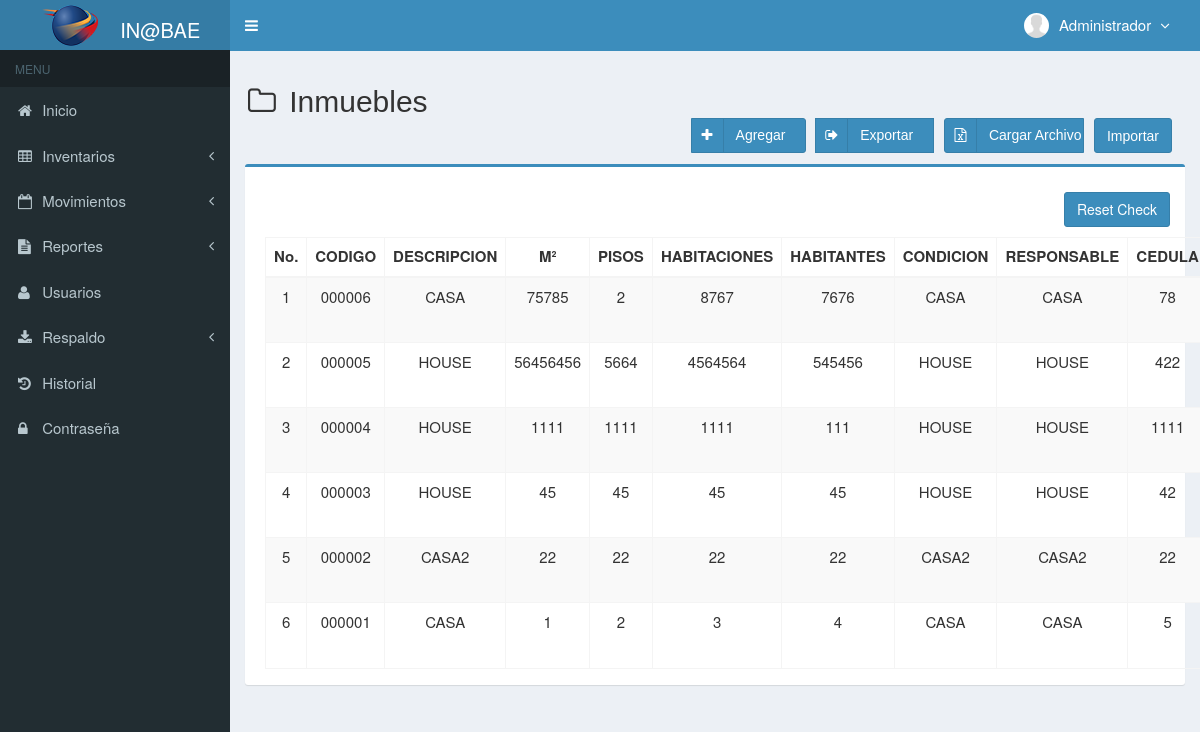
The app's page /main.php?module=inmuebles (signed in) with its own data.
### tables this page shows
CREATE TABLE `usuarios` (
  `id_user` int(3) NOT NULL,
  `username` varchar(50) NOT NULL,
  `name_user` varchar(50) NOT NULL,
  `cedula_user` int(20) NOT NULL,
  `password` varchar(50) NOT NULL,
  `email` varchar(50) DEFAULT NULL,
  `telefono` varchar(13) DEFAULT NULL,
  `foto` varchar(100) DEFAULT NULL,
  `permisos_acceso` varchar(30) NOT NULL,
  `status` enum('activo','bloqueado') NOT NULL DEFAULT 'activo',
  `created_at` timestamp NOT NULL DEFAULT current_timestamp(),
  `updated_at` timestamp NOT NULL DEFAULT current_timestamp() ON UPDATE current_timestamp(),
  `sede` varchar(30) DEFAULT NULL
);

CREATE TABLE `inmuebles` (
  `codigo` varchar(50) NOT NULL,
  `descripcion` varchar(300) DEFAULT NULL,
  `metrosCuadrados` varchar(100) DEFAULT NULL,
  `tipo` varchar(300) DEFAULT NULL,
  `nmroCuartos` int(10) DEFAULT NULL,
  `condicion` varchar(300) DEFAULT NULL,
  `estado` enum('chequeado','nochequeado') DEFAULT 'nochequeado',
  `categoria` varchar(300) DEFAULT NULL,
  `pisos` varchar(10) DEFAULT NULL,
  `responsable` varchar(300) DEFAULT NULL,
  `cedula` varchar(10) DEFAULT NULL,
  `direccion` varchar(300) DEFAULT NULL,
  `habitantes` int(10) DEFAULT NULL,
  `sede` varchar(100) DEFAULT NULL,
  `created_user` varchar(50) DEFAULT NULL,
  `updated_user` varchar(50) DEFAULT NULL,
  `created_date` timestamp NULL DEFAULT NULL,
  `update_date` timestamp NULL DEFAULT NULL
);

### modules/inmuebles/view.php (the view, shortened to what this page needs)
<section class="content-header">
  <h2>
  <i class="fa fa-folder-o icon-title"></i> Inmuebles
    <form action="database/excel_to_mysql_inmuebles.php" method="POST" enctype="multipart/form-data">
        <button class="btn btn-primary pull-right botones" title="Importar" name="archivoInput" data-toggle="tooltip">Importar</button>
        <div class="btn-group pull-right" role="group" aria-label="Basic example">
          <a class="btn btn-primary btn-social pull-right botones anchoInput"  title="Cargar archivo" data-toggle="tooltip">
            <i class="fa fa-file-excel-o"></i>
            <div class="textoInput">
              Cargar Archivo
            </div>
          </a>
          <a class="btn btn-primary btn-social  pull-right botones" href="database\php_excel_inmuebles.php" title="Exportar" data-toggle="tooltip">
            <i class="fa fa-sign-out"></i></i>Exportar&nbsp;&nbsp;
          </a>
          <a class="btn btn-primary btn-social  pull-right botones" href="?module=form_inmuebles&form=add"  title="Agregar" data-toggle="tooltip">
            <i class="fa fa-plus"></i> Agregar&nbsp;&nbsp;
          </a>
        </div>
    </form>
  </h2>
</section>
<br/>
<section class="content">
  <div class="row">
    <div class="col-md-12">
      <div class="box box-primary">
        <div class="box-body">
          <table id="dataTables1" class="table table-bordered table-striped table-hover">
            <thead>
              <tr>
                <th class="center">No.</th>
                <th class="center">CODIGO</th>
                <th class="center">DESCRIPCION</th>
                <th class="center">M²</th>
                <th class="center">PISOS</th>
                <th class="center">HABITACIONES</th>
                <th class="center">HABITANTES</th>
                <th class="center">CONDICION</th>
                <th class="center">RESPONSABLE</th>
                <th class="center">CEDULA</th>
              </tr>
            </thead>
            <tbody>
            <?php
            $no = 1;
            $query = mysqli_query($mysqli, "SELECT * FROM inmuebles WHERE categoria = 'inmuebles'  ORDER BY codigo DESC")
                                            or die('error: '.mysqli_error($mysqli));
            while ($data = mysqli_fetch_assoc($query)) {
              echo "<tr>
                      <td width='50'  class='center'>$no</td>
                      <td width='50'  class='center'>$data[codigo]</td>
                      <td width='200' class='center'>$data[descripcion]</td>
                      <td width='150' class='center'>$data[metrosCuadrados]</td>
                      <td width='150' class='center'>$data[pisos]</td>
                      <td width='100' class='center'>$data[nmroCuartos]</td>
                      <td width='150' class='center'>$data[habitantes]</td>
                      <td width='150' class='center'>$data[condicion]</td>
                      <td width='200' class='center'>$data[responsable]</td>
                      <td width='100' class='center'>$data[cedula]</td>
                      <td width='400' class='center'>$data[direccion]</td>
                      <td width='150' class='center'>$data[sede]</td>
                      <td width='120' class='center'>
                    <div>
                    <a data-toggle='tooltip' data-placement='top' title='Modificar' style='margin-right:0.3px' class='btn btn-primary btn-xs' href='?module=form_inmuebles&form=edit&id=$data[codigo]'>
                        <i style='x:#fff' class='glyphicon glyphicon-edit'></i>
                    </a>";
            ?>
            <?php
              echo "    </div>
                      </td>
                    </tr>";
              $no++;
            }
            ?>
          <div class="row" style="height:35px;">
            <a class="btn btn-primary pull-right botones" id="btnInmueble"  style="height:35px;">
              <i></i> Reset Check
            </a>
          </div>
            </tbody>
          </table>
        </div>
      </div>
    </div>
  </div>
</section><!-- /.content

### top-menu.php (shortened to what this page needs)
<?php
require_once "config/database.php";
$query = mysqli_query($mysqli, "SELECT id_user, name_user, foto, permisos_acceso FROM usuarios WHERE id_user='$_SESSION[id_user]'")
                                or die('error: '.mysqli_error($mysqli));
$data = mysqli_fetch_assoc($query);
?>
<li class="dropdown user user-menu">
  <a href="#" class="dropdown-toggle" data-toggle="dropdown">
  <?php
  if ($data['foto']=="") { ?>
    <img src="images/user/user-default.png" class="user-image" alt="User Image"/>
  <?php
  }
  else { ?>
    <img src="images/user/<?php echo $data['foto']; ?>" class="user-image" alt="User Image"/>
  <?php
  }
  ?>
    <span class="hidden-xs"><?php echo $data['name_user']; ?> <i style="margin-left:5px" class="fa fa-angle-down"></i></span>
  </a>
</li>

### assets/css/style.css (style rules this page uses)
.btn-social *:first-child { border-right: 1px solid rgba(0, 0, 0, 0.1); bottom: 0; font-size: 1em !important; left: 0; line-height: 32px !important; position: absolute; text-align: center; top: 0; width: 32px !important; }
.content-header { padding: 15px 18px 0; position: relative; }
.center { text-align:center; }
.icon-title { margin-right: 5px; }
body { background-color: #fff; color: #333; font-size: 15px; line-height: 1.42857; }

### modules/inmuebles/view.php (style rules this page uses)
.botones { height: 35px; margin-right: 10px; margin-bottom: 10px; }
.textoInput { margin-top:-21px; text-align: center; }
.anchoInput { width:140px; }

### records on screen
usuarios: name_user "Administrador"
inmuebles: codigo "000006", descripcion "CASA", metrosCuadrados "75785", pisos "2", nmroCuartos "8767", habitantes "7676", condicion "CASA", responsable "CASA", cedula "78"
inmuebles: codigo "000005", descripcion "HOUSE", metrosCuadrados "56456456", pisos "5664", nmroCuartos "4564564", habitantes "545456", condicion "HOUSE", responsable "HOUSE", cedula "422"
inmuebles: codigo "000004", descripcion "HOUSE", metrosCuadrados "1111", pisos "1111", nmroCuartos "1111", habitantes "111", condicion "HOUSE", responsable "HOUSE", cedula "1111"
inmuebles: codigo "000003", descripcion "HOUSE", metrosCuadrados "45", pisos "45", nmroCuartos "45", habitantes "45", condicion "HOUSE", responsable "HOUSE", cedula "42"
inmuebles: codigo "000002", descripcion "CASA2", metrosCuadrados "22", pisos "22", nmroCuartos "22", habitantes "22", condicion "CASA2", responsable "CASA2", cedula "22"
inmuebles: codigo "000001", descripcion "CASA", metrosCuadrados "1", pisos "2", nmroCuartos "3", habitantes "4", condicion "CASA", responsable "CASA", cedula "5"
